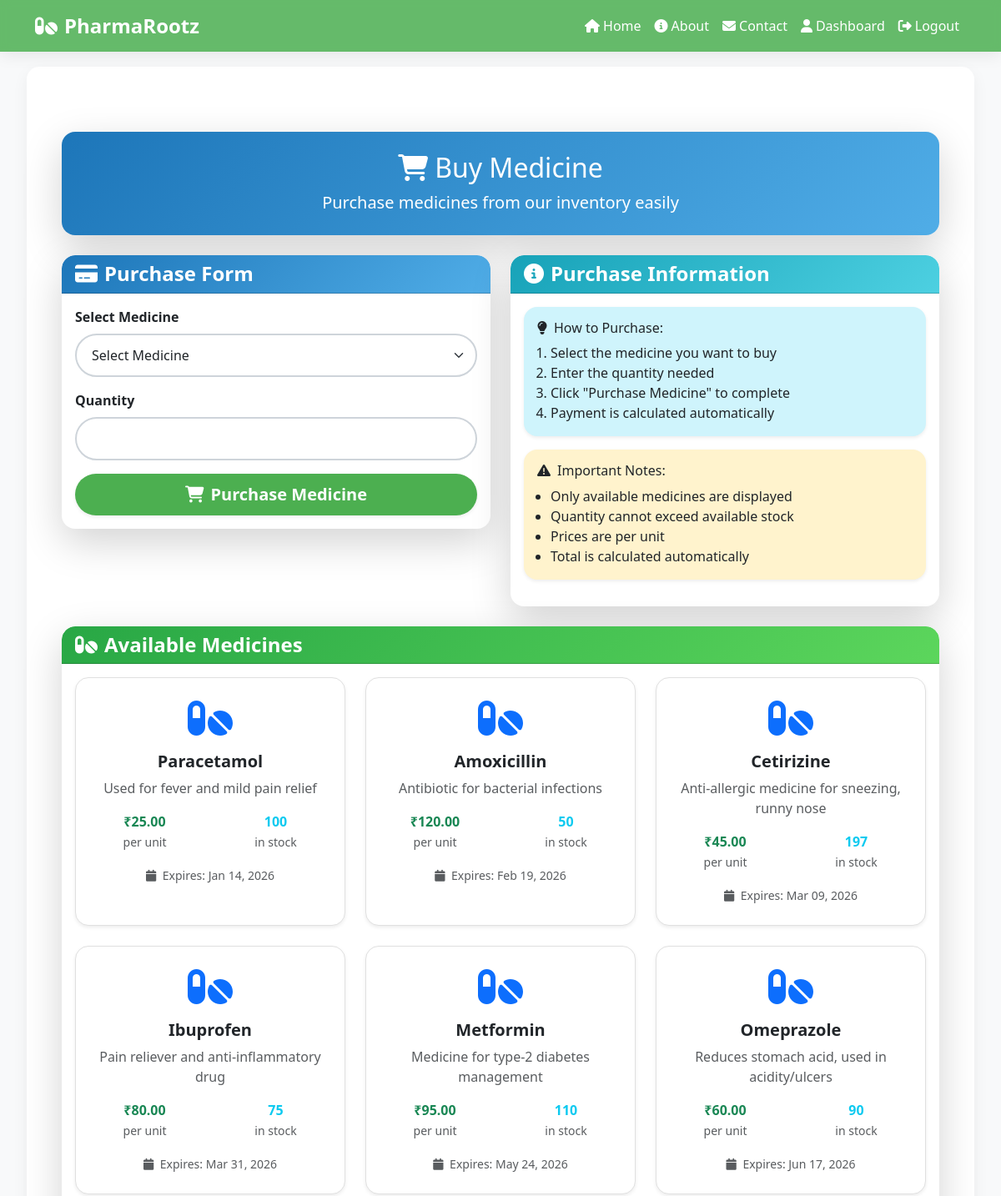
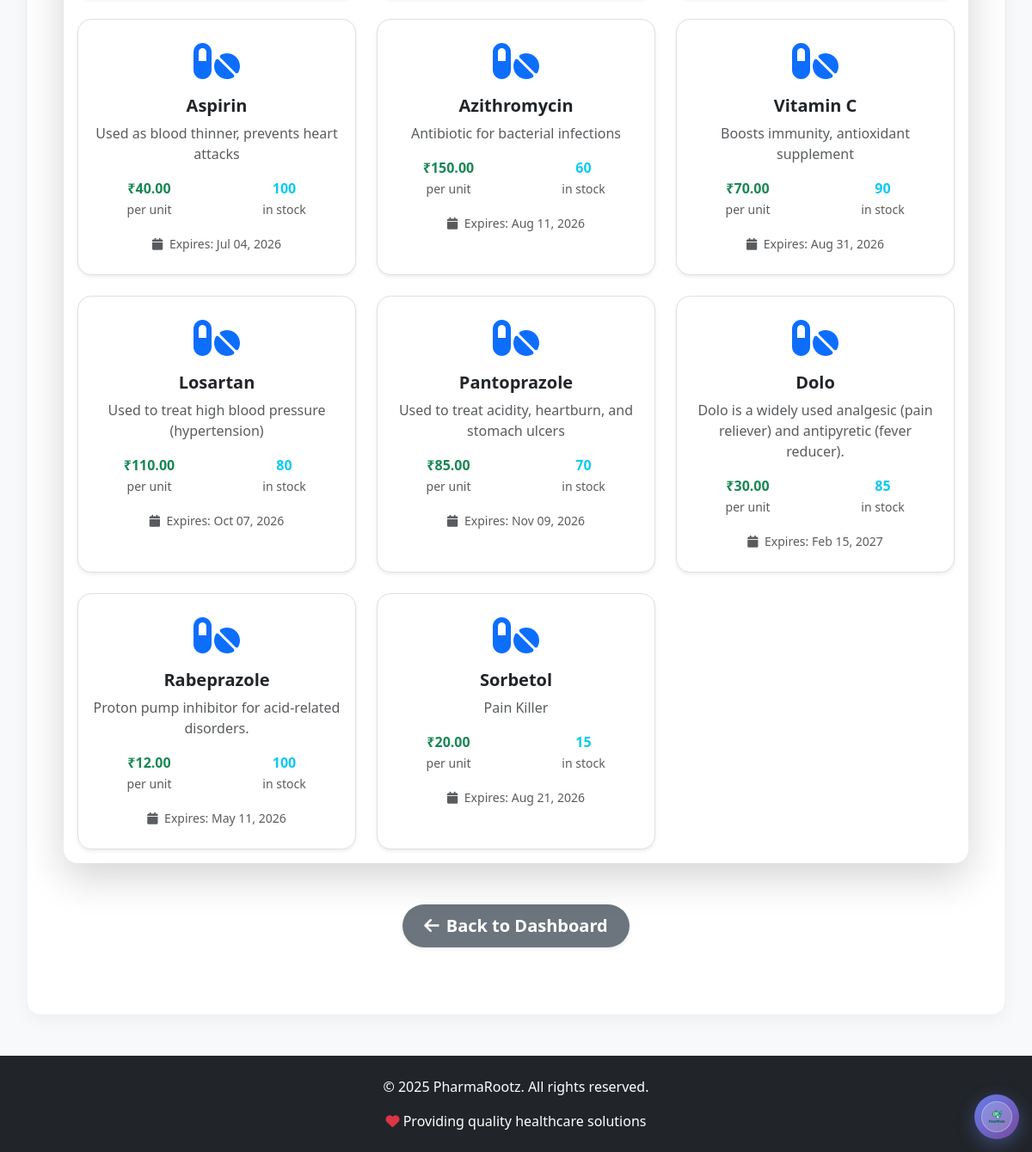
The app's page /customer/buy-medicine/ (signed in) with its own data (2 pictures, top to bottom).
### pharmacy_app/models.py (models this page shows, shortened)
class Medicine(models.Model):
    m_name = models.CharField(max_length=100, unique=True)
    m_price = models.DecimalField(max_digits=10, decimal_places=2)
    m_quantity = models.IntegerField()
    m_mdate = models.DateField()
    m_edate = models.DateField()
    m_descr = models.TextField()
    composition = models.TextField(blank=True, default="")
    is_generic = models.BooleanField(default=False)
    indications = models.TextField(blank=True, default="")
    created_at = models.DateTimeField(auto_now_add=True)
    def __str__(self):
        return self.m_name

### pharmacy_app/views.py (the view)
# urls.py: path('customer/buy-medicine/', views.buy_medicine, name='buy_medicine'),
@login_required
def buy_medicine(request):
    if 'customer_id' not in request.session or request.session.get('user_type') != 'customer':
        messages.error(request, 'Please login as customer to access this page.')
        return redirect('customer_login')
    if request.method == 'POST':
        form = PurchaseForm(request.POST)
        if form.is_valid():
            medicine = form.cleaned_data['medicine']
            quantity = form.cleaned_data['quantity']
            if quantity > medicine.m_quantity:
                messages.error(request, f'Only {medicine.m_quantity} units available for {medicine.m_name}')
            else:
                request.session['pending_medicine_id'] = medicine.id
                request.session['pending_quantity'] = quantity
                return redirect('payment_page')
    else:
        form = PurchaseForm()
    medicines = Medicine.objects.filter(m_quantity__gt=0)
    return render(request, 'pharmacy_app/buy_medicine.html', {'form': form, 'medicines': medicines, 'user_type': request.session.get('user_type')})

### pharmacy_app/forms.py
class PurchaseForm(forms.Form):
    medicine = forms.ModelChoiceField(queryset=Medicine.objects.all(), empty_label="Select Medicine")
    quantity = forms.IntegerField(min_value=1, widget=forms.NumberInput(attrs={'min': '1'}))

### pharmacy_app/views.py (called while the page is built)
def login_required(view_func):
    @wraps(view_func)
    def wrapper(request, *args, **kwargs):
        if 'customer_id' in request.session or 'admin_id' in request.session:
            return view_func(request, *args, **kwargs)
        else:
            messages.error(request, 'Please login to access this page.')
            return redirect('home')
    return wrapper

### templates/pharmacy_app/buy_medicine.html (shortened to what this page needs)
{% extends 'base.html' %}
{% load widget_tweaks %}
{% block content %}
<div class="container mt-5">
    <div class="row mb-4">
        <div class="col-12">
            <div class="card text-white shadow-lg rounded-4" style="background: linear-gradient(135deg, #1d76b9, #50ade7);">
                <div class="card-body text-center py-4">
                    <h2 class="card-title"><i class="fas fa-shopping-cart me-2"></i>Buy Medicine</h2>
                    <p class="card-text fs-5">Purchase medicines from our inventory easily</p>
                </div>
            </div>
        </div>
    </div>
    <div class="row mb-4 g-4">
        <div class="col-md-6">
            <div class="card shadow-lg rounded-4">
                <div class="card-header bg-gradient-primary text-white rounded-top-4">
                    <h4 class="mb-0"><i class="fas fa-credit-card me-2"></i>Purchase Form</h4>
                </div>
                <div class="card-body">
                    <form method="post">
                        <div class="mb-3">
                            <label class="form-label fw-bold">Select Medicine</label>
                            {{ form.medicine|add_class:"form-select custom-pill" }}
                        </div>
                        <div class="mb-3">
                            <label class="form-label fw-bold">Quantity</label>
                            {{ form.quantity|add_class:"form-control custom-pill" }}
                        </div>
                        <button type="submit" class="btn btn-primary btn-lg w-100 shadow-sm">
                            <i class="fas fa-shopping-cart me-2"></i>Purchase Medicine
                        </button>
                    </form>
                </div>
            </div>
        </div>
        <div class="col-md-6">
            <div class="card shadow-lg rounded-4">
                <div class="card-header bg-gradient-info text-white rounded-top-4">
                    <h4 class="mb-0"><i class="fas fa-info-circle me-2"></i>Purchase Information</h4>
                </div>
                <div class="card-body">
                    <div class="alert alert-info text-dark rounded-4 shadow-sm">
                        <h6><i class="fas fa-lightbulb me-2"></i>How to Purchase:</h6>
                        <ol class="mb-0 ps-3">
                            <li>Select the medicine you want to buy</li>
                            <li>Enter the quantity needed</li>
                            <li>Click "Purchase Medicine" to complete</li>
                            <li>Payment is calculated automatically</li>
                        </ol>
                    </div>
                    <div class="alert alert-warning text-dark rounded-4 shadow-sm mt-3">
                        <h6><i class="fas fa-exclamation-triangle me-2"></i>Important Notes:</h6>
                        <ul class="mb-0 ps-3">
                            <li>Only available medicines are displayed</li>
                            <li>Quantity cannot exceed available stock</li>
                            <li>Prices are per unit</li>
                            <li>Total is calculated automatically</li>
                        </ul>
                    </div>
                </div>
            </div>
        </div>
    </div>
    <div class="row mb-5">
        <div class="col-12">
            <div class="card shadow-lg rounded-4">
                <div class="card-header bg-gradient-success text-white rounded-top-4">
                    <h4 class="mb-0"><i class="fas fa-pills me-2"></i>Available Medicines</h4>
                </div>
                <div class="card-body">
                    {% if medicines %}
                        <div class="row g-4">
                            {% for medicine in medicines %}
                            <div class="col-md-4">
                                <div class="card h-100 medicine-card shadow-sm rounded-4">
                                    <div class="card-body text-center py-4">
                                        <i class="fas fa-pills fa-3x text-primary mb-3"></i>
                                        <h5 class="card-title fw-bold">{{ medicine.m_name }}</h5>
                                        <p class="card-text text-muted">{{ medicine.m_descr|truncatechars:100 }}</p>
                                        <div class="row text-center mb-3">
                                            <div class="col-6">
                                                <strong class="text-success">₹{{ medicine.m_price }}</strong><br>
                                                <small class="text-muted">per unit</small>
                                            </div>
                                            <div class="col-6">
                                                <strong class="text-info">{{ medicine.m_quantity }}</strong><br>
                                                <small class="text-muted">in stock</small>
                                            </div>
                                        </div>
                                        <small class="text-muted">
                                            <i class="fas fa-calendar me-1"></i>
                                            Expires: {{ medicine.m_edate|date:"M d, Y" }}
                                        </small>
                                    </div>
                                </div>
                            </div>
                            {% endfor %}
                        </div>
                    {% else %}
                        <div class="text-center py-5">
                            <i class="fas fa-pills fa-3x text-muted mb-3"></i>
                            <h4 class="text-muted">No medicines available</h4>
                            <p class="text-muted">Currently there are no medicines in stock.</p>
                        </div>
                    {% endif %}
                </div>
            </div>
        </div>
    </div>
    <div class="row mb-5">
        <div class="col-12 text-center">
            <a href="{% url 'customer_dashboard' %}" class="btn btn-secondary btn-lg shadow-sm">
                <i class="fas fa-arrow-left me-2"></i>Back to Dashboard
            </a>
        </div>
    </div>
</div>
{% endblock %}

### templates/base.html (style rules this page uses)
:root { --primary-color: #4CAF50; --secondary-color: #5BC0DE; --accent-color: #FF6B6B; --success-color: #27ae60; --warning-color: #f39c12; --light-bg: #f8f9fa; }
body { font-family: 'Poppins', 'Segoe UI', Tahoma, Geneva, Verdana, sans-serif; background: var(--light-bg); min-height: 100vh; }
.card { border: none; border-radius: 15px; box-shadow: 0 8px 20px rgba(0, 0, 0, 0.06); transition: all 0.3s ease; overflow: hidden; }
.btn { border-radius: 25px; padding: 10px 25px; font-weight: 600; transition: all 0.3s ease; border: none; }
.btn-primary { background: var(--primary-color); }
.form-control { border-radius: 10px; border: 2px solid #e0e0e0; transition: all 0.3s ease; }
.alert { border-radius: 15px; border: none; box-shadow: 0 5px 15px rgba(0, 0, 0, 0.08); }

### templates/pharmacy_app/buy_medicine.html (style rules this page uses)
.custom-pill { border-radius: 50px !important; padding: 12px 18px !important; border: 2px solid #ced4da !important; transition: all 0.3s ease !important; }
.medicine-card { transition: transform 0.3s, box-shadow 0.3s; border: 1px solid #e0e0e0; }
.bg-gradient-primary { background: linear-gradient(135deg, #1d76b9, #50ade7) !important; }
.bg-gradient-info { background: linear-gradient(135deg, #17a2b8, #4dd0e1) !important; }
.bg-gradient-success { background: linear-gradient(135deg, #28a745, #5cd65c) !important; }
.card-header h4 { font-weight: 600; }

### records on screen
Medicine: m_name "Paracetamol", m_descr "Used for fever and mild pain relief", m_price "25.00", m_quantity "100", m_edate "Jan 14, 2026"
Medicine: m_name "Amoxicillin", m_descr "Antibiotic for bacterial infections", m_price "120.00", m_quantity "50", m_edate "Feb 19, 2026"
Medicine: m_name "Cetirizine", m_descr "Anti-allergic medicine for sneezing, runny nose", m_price "45.00", m_quantity "197", m_edate "Mar 09, 2026"
Medicine: m_name "Ibuprofen", m_descr "Pain reliever and anti-inflammatory drug", m_price "80.00", m_quantity "75", m_edate "Mar 31, 2026"
Medicine: m_name "Metformin", m_descr "Medicine for type-2 diabetes management", m_price "95.00", m_quantity "110", m_edate "May 24, 2026"
Medicine: m_name "Omeprazole", m_descr "Reduces stomach acid, used in acidity/ulcers", m_price "60.00", m_quantity "90", m_edate "Jun 17, 2026"
Medicine: m_name "Aspirin", m_descr "Used as blood thinner, prevents heart attacks", m_price "40.00", m_quantity "100", m_edate "Jul 04, 2026"
Medicine: m_name "Azithromycin", m_descr "Antibiotic for bacterial infections", m_price "150.00", m_quantity "60", m_edate "Aug 11, 2026"
Medicine: m_name "Vitamin C", m_descr "Boosts immunity, antioxidant supplement", m_price "70.00", m_quantity "90", m_edate "Aug 31, 2026"
Medicine: m_name "Losartan", m_descr "Used to treat high blood pressure (hypertension)", m_price "110.00", m_quantity "80", m_edate "Oct 07, 2026"
Medicine: m_name "Pantoprazole", m_descr "Used to treat acidity, heartburn, and stomach ulcers", m_price "85.00", m_quantity "70", m_edate "Nov 09, 2026"
Medicine: m_name "Dolo", m_descr "Dolo is a widely used analgesic (pain reliever) and antipyretic (fever reducer).", m_price "30.00", m_quantity "85", m_edate "Feb 15, 2027"
Medicine: m_name "Rabeprazole", m_descr "Proton pump inhibitor for acid-related disorders.", m_price "12.00", m_quantity "100", m_edate "May 11, 2026"
Medicine: m_name "Sorbetol", m_descr "Pain Killer", m_price "20.00", m_quantity "15", m_edate "Aug 21, 2026"
